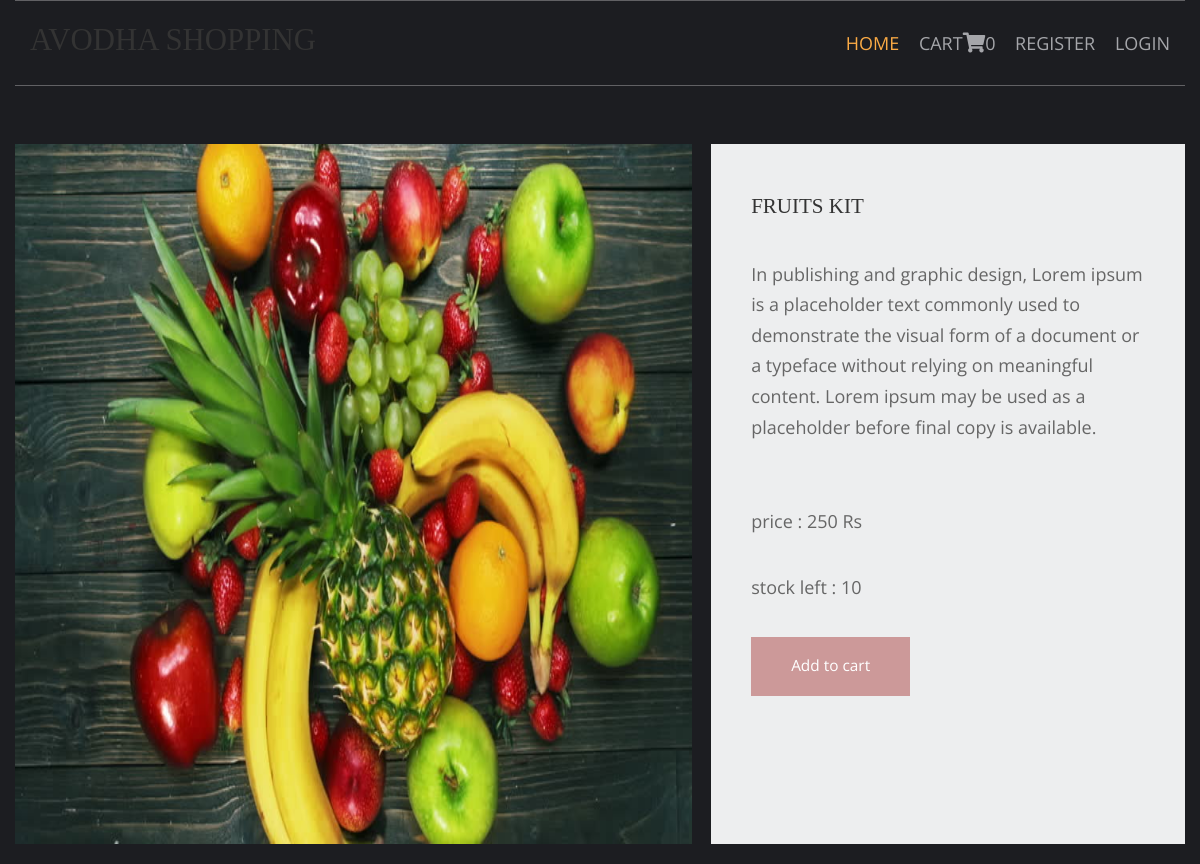
Page /fruits-items/fruits-kit on the committed database.
### shopapp/models.py (models this page shows, shortened)
class products(models.Model):
    name = models.CharField(max_length=150, unique=True)
    slug = models.SlugField(max_length=150, unique=True)
    img = models.ImageField(upload_to='product')
    desc = models.TextField()
    stock = models.IntegerField()
    available = models.BooleanField()
    price = models.IntegerField()
    category = models.ForeignKey(categ, on_delete=models.CASCADE)

### shopapp/views.py (the view)
# urls.py: path('<slug:c_slug>/<slug:product_slug>', views.proddetails, name='details'),
def proddetails(request, c_slug, product_slug):
    try:
        prod = products.objects.get(category__slug=c_slug, slug=product_slug)
    except Exception as e:
        raise e
    return render(request, 'item.html', {'pr': prod})

### cartapp/context_processor.py (called while the page is built)
def count(request):
    item_count = 0
    if 'admin' in request.path:
        return {}
    else:
        try:
            ct = cartlist.objects.filter(cart_id=c_id(request))
            cti = item.objects.all().filter(cart=ct[:1])
            for c in cti:
                item_count += c.quan
        except cartlist.DoesNotExist:
            item_count = 0
        return dict(itc=item_count)

### cartapp/views.py (called while the page is built)
def c_id(request):
    ct_id = request.session.session_key
    if not ct_id:
        ct_id = request.session.create()
    return ct_id

### templates/item.html (shortened to what this page needs)
{% extends 'base.html' %}
{% load static %}
{% block content %}
<html lang="en">
<head>
    <link href="{% static 'itemfolder/fontawesome/css/all.min.css' %}" rel="stylesheet" />
    <link href="{% static 'itemfolder/css/templatemo-comparto.css' %}" rel="stylesheet" />
</head>
<body>
  <br><br>
    <div class="container-fluid">
        <section class="tm-mb-1" id="about">
            <div class="tm-row tm-about-row">
                <div class="tm-section-1-l">
                    <img src="{{pr.img.url}}" alt="About image" style="height:700px; width: 700px;" class="tm-img-responsive">
                </div>
                <article class="tm-section-1-r tm-bg-color-8">
                    <h2 class="tm-mb-2 tm-title-color">{{pr.name}}</h2>
                    <p>{{pr.desc}}</p> <br>  <p>price : {{pr.price}} Rs</p>
                    <p>stock left : {{pr.stock}}</p>
                        {% if pr.stock <= 0 %}
                        <h1 style="color:red">SORRY STOCK NOT AVAILABLE </h1>
                        {% else %}
                        <a href="{% url 'addcart' pr.id %}" class="tm-btn tm-btn-1 tm-link-to-services">Add to cart</a>
                        {% endif %}
                </article>
            </div>
        </section>
    </div>
</body>
</html>
{% endblock %}

### static/hm/layout/styles/layout.css (style rules this page uses)
*, *::before, *::after { transition:all .3s ease-in-out; }
body { color:#A5A6AA; background-color:#1C1D21; }
a { color:#FBAB45; }

### static/itemfolder/css/templatemo-comparto.css (style rules this page uses)
*, *::before, *::after { box-sizing: border-box; outline: none; }
ul, h1, h2, h3, h4, p, figure { padding: 0; margin: 0; }
body { font-family: 'Open Sans', Arial, sans-serif; font-size: 18px; overflow-x: hidden; padding-left: 15px; padding-right: 15px; margin: 0; }
h2 { font-size: 1.5rem; }
a { transition: all 0.3s ease; text-decoration: none; }
p { color: #666; line-height: 1.7; margin-bottom: 35px; }
h1, h2, h3, h4, h5, h6 { color: #333; }
.container-fluid { max-width: 1210px; margin-left: auto; margin-right: auto; }
.tm-mb-1 { margin-bottom: 20px; }
.tm-mb-2 { margin-bottom: 40px; }
.tm-bg-color-8 { background-color: #EDEEEF; }
.tm-img-responsive { max-width: 100%; height: auto; }
.tm-section-1-l { width: 57.85%; margin-right: 1.65%; }
.tm-section-1-r { padding: 50px 40px; width: 40.5%; }
.tm-row { display: flex; }
.tm-btn { display: inline-block; padding: 15px 40px; font-size: 1.1rem; border: none; background-color: #CC9999; color: white; }
a { color: #666; }

### static/hm/layout/styles/framework.css (style rules this page uses)
html { overflow-y:scroll; overflow-x:hidden; }
html, body { margin:0; padding:0; font-size:14px; line-height:1.6em; }
*, *::before, *::after { box-sizing:border-box; }
a { outline:none; text-decoration:none; }
img { width:auto; max-width:100%; height:auto; margin:0; padding:0; border:none; line-height:normal; vertical-align:middle; }
body, input, textarea, select { font-family:Verdana, Geneva, sans-serif; }
h1, h2, h3, h4, h5, h6, .heading { font-family:Georgia, "Times New Roman", Times, serif; }
::placeholder { opacity:1; }
h1, h2, h3, h4, h5, h6, .heading { margin:0 0 20px 0; font-size:1.4rem; line-height:normal; font-weight:normal; text-transform:uppercase; }
address, article, aside, figcaption, figure, footer, header, main, nav, section { display:block; margin:0; padding:0; }

### rows in the picture
products: img (picture), name "FRUITS KIT", desc "In publishing and graphic design, Lorem ipsum is a placeholder text commonly used to demonstrate the visual form of a document or a typeface without relying on meaningful content. Lorem ipsum may be used as a placeholder before final copy is available.", price "250", stock "10"

### other values in the picture
{{ itc }} "0"
